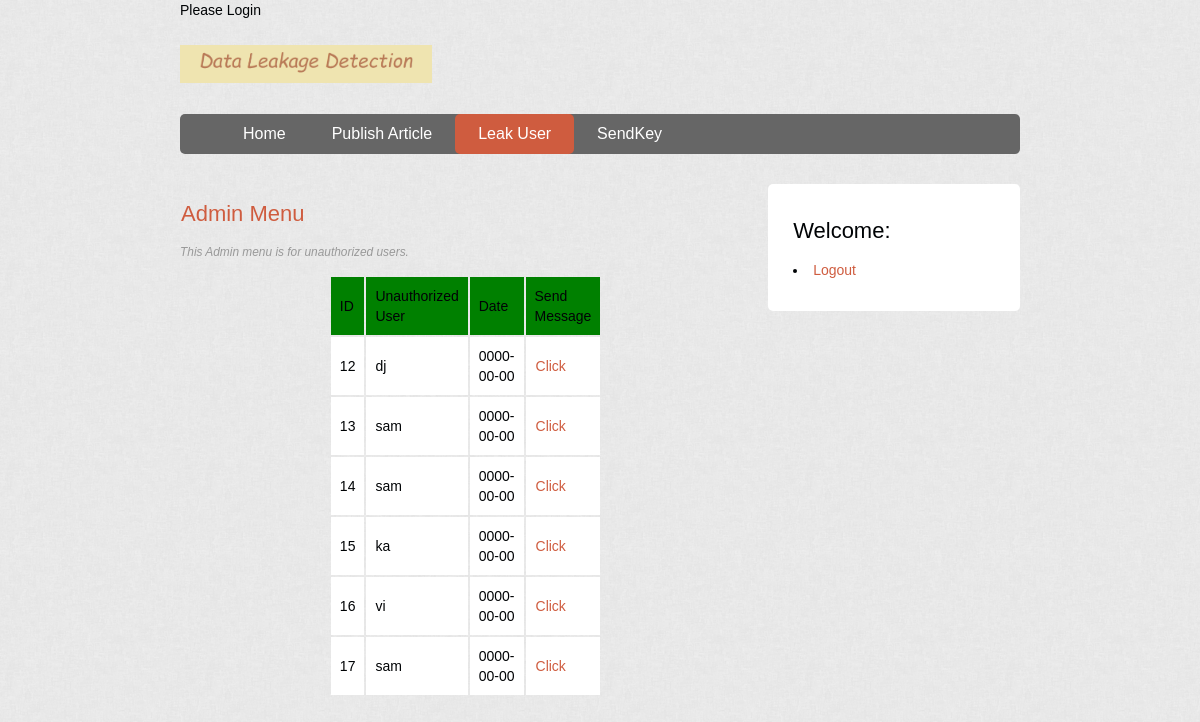
Page /Leakfile.php on the committed database.
### tables this page shows
CREATE TABLE IF NOT EXISTS `leaker` (
  `id` int(10) NOT NULL AUTO_INCREMENT,
  `name` varchar(50) NOT NULL,
  `time` date NOT NULL,
  PRIMARY KEY (`id`)
);

### Leakfile.php (the view, shortened to what this page needs)
<!DOCTYPE html>
<html lang="en">
<head>
    <link rel="stylesheet" href="style.css" type="text/css" />
</head>
<body class="body">
    <header class="mainHeader">
        <img src="img/logo.gif">
        <nav>
            <ul>
                <li><a href="admin.php">Home</a></li>
                <li><a href="upload.php">Publish Article</a></li>
                <li class="active"><a href="#">Leak User</a></li>
                <li><a href="sendkey.php">SendKey</a></li>
            </ul>
        </nav>
    </header>
    <div class="mainContent1">
        <div class="content">
            <article class="topcontent1">
                <header>
                    <h2><a href="#" rel="bookmark" title="Permalink to this POST TITLE">Admin Menu</a></h2>
                </header>
                <footer>
                    <p class="post-info">This Admin menu is for unauthorized users.</p>
                </footer>
                <content>
                    <p>
                        <table align="center" cellpadding="9" cellspacing="2" width="10">
                            <tr bgcolor="green">
                                <td>ID</td><td>Unauthorized User</td><td>Date</td><td>Send Message</td>
                            </tr>
                            <?php
                            $con = mysqli_connect("localhost", "root", "", "dataleker");
                            if (!$con) {
                                echo ('Could not connect: ' . $mysqli->error);
                            } else {
                                $qry = "SELECT * FROM leaker";
                                $result = mysqli_query($con, $qry);
                                while ($w1 = mysqli_fetch_array($result)) {
                                    echo '<tr bgcolor="white">
                                            <td>' . $w1["id"] . '</td>
                                            <td>' . $w1["name"] . '</td>
                                            <td>' . $w1["time"] . '</td>
                                            <td>
                                                <a href="sendmsg.php?name=' . $w1["name"] . '">Click</a>
                                            </td>
                                          </tr>';
                                }
                            }
                            ?>
                        </table>
                    </p>
                </content>
            </article>
        </div>
        <aside class="top-sidebar">
            <article>
                <h2>Welcome: <?php echo $_SESSION['name'];  ?></h2>
                <li><a href="logout.php">Logout</a></li>
            </article>
        </aside>
    </div>
</body>
</html>

### Style.css (style rules this page uses)
body { background-image: url('img/bg.png'); color: #000305; font-size: 87.5%; font-family: 'Trebuchet MS', Trebuchet, 'Lucida Sans Unicode', 'Lucida Grande', 'Lucida Sans', Arial, sans-serif; line-height: 1.429; margin: 0; padding: 0; text-align: left; }
.body { clear: both; margin: 0 auto; width: 70%; }
h2 { font-size: 1.571em }
h2, h3, h4, h5, h6 { font-weight: 400; line-height: 1.1; margin-bottom: .8em; }
a { outline: 0; }
a:link, a:visited { color: #CF5C3F; padding: 0 1px; text-decoration: none; }
.mainHeader nav { background: #666; font-size: 1.143em; height: 40px; line-height: 30px; margin: 0 auto 30px auto; text-align: center; border-radius: 5px; -moz-border-radius: 5px; -webkit-border-radius: 5px; }
.mainHeader nav ul { list-style: none; margin: 0 auto; }
.mainHeader nav ul li { float: left; display: inline; }
.mainHeader nav a:link, .mainHeader nav a:visited { color: #fff; display: inline-block; height: 30px; padding: 5px 23px; text-decoration: none; }
.mainHeader nav a:hover, .mainHeader nav a:active, .mainHeader nav .active a:link, .mainHeader nav .active a:visited { background: #CF5C3F; color: #fff; text-shadow: none !important; }
.mainHeader nav li a { border-radius: 5px; -moz-border-radius: 5px; -webkit-border-radius: 5px; }
.mainHeader img { width: 30%; height: auto; margin: 3% 0; }
.content { width: 68%; float: left; border-radius: 5px; -moz-border-radius: 5px; -webkit-border-radius: 5px; }
.post-info { font-style: italic; color: #999; font-size: 85%; }
.top-sidebar { width: 24%; float: left; margin-left: 2%; border-radius: 5px; -moz-border-radius: 5px; -webkit-border-radius: 5px; background-color: #FFF; padding: 2% 3%; margin-bottom: 2%; }

### rows in the picture
leaker: id "12", name "dj", time "0000-00-00"
leaker: id "13", name "sam", time "0000-00-00"
leaker: id "14", name "sam", time "0000-00-00"
leaker: id "15", name "ka", time "0000-00-00"
leaker: id "16", name "vi", time "0000-00-00"
leaker: id "17", name "sam", time "0000-00-00"
